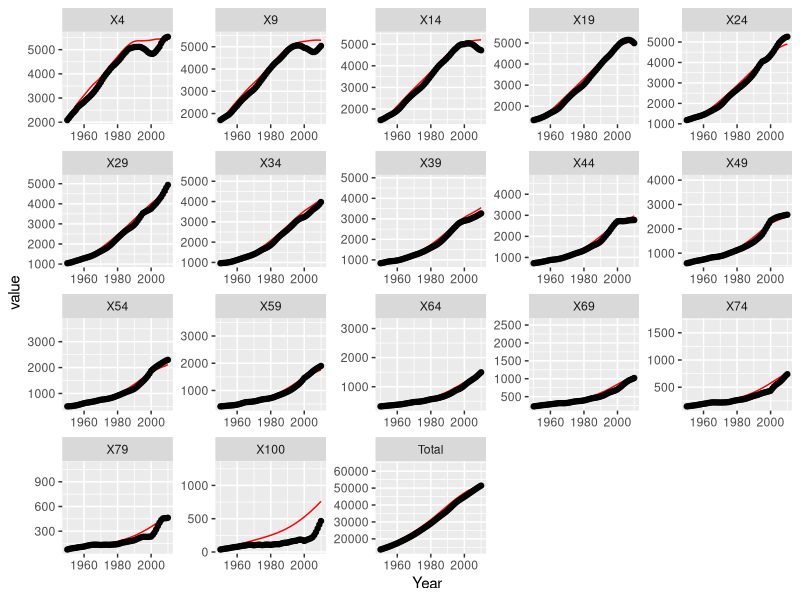

Reproduce this figure in R.
## Code to test approach for age structured model - currently limited to trying to get the demography to work

## Based on http://kinglab.eeb.lsa.umich.edu/EEID/eeid/2011_eco/waifw.pdf

## Set working directory
setwd("C:/Users/TOM SUMMER/Documents/TIME_research/TeaTime")

## Load packages
library(deSolve)
library(reshape2)
library(ggplot2)

# Set up age structure
ages <- c(4,9,14,19,24,29,34,39,44,49,54,59,64,69,74,79,100) # upper end of age classes
num_ages <- length(ages) # calculates the number of age classes
da <- diff(c(0,ages)) # calculates the widths of age classes
da [1] <- da[1]+1 # add one year to first age group as start of group is birth (i.e. 0) not 1

## Initial conditions - 1950 population
UN_pop_age <- as.data.frame(read.table("SA_pop_age.txt",header=TRUE)) # Load UN Population data
temp <- c()
for (i in 1:num_ages){temp[i]<-UN_pop_age[1,i+1]}
yinit <- c(S=c(temp))
sindex <- 1:num_ages

## Fertility
# Uses crude birth rate (per 1000 population) from UN pop for South Africa which has values for 5 year periods
# Puts these values at midpoint of period and interpolates between 
# 2010-2015 (2012.5) value based on medium fertility projection
birth_rate <- approxfun(x=c(1952.5,1957.5,1962.5,1967.5,1972.7,1977.5,1982.5,1987.5,1992.5,1997.5,2002.5,2007.5,2012.5),
                        y=c(44,42,41,38,38,36,34,31,27,25,24,22,21),rule=2)

## Survival
Survive_age <- as.data.frame(read.table("SA_survival_age.txt",header=TRUE)) # Load survival proportions calculated from life tables
# Proportion surviving from age 0 to 1 - used to determine entry to first age group
s_birth <- approxfun(x=Survive_age$Year,y=Survive_age$X1,rule=2)
# and to other ages
s5 <- approxfun(x=Survive_age$Year,y=Survive_age$X5,rule=2)
s10 <- approxfun(x=Survive_age$Year,y=Survive_age$X10,rule=2)
s15 <- approxfun(x=Survive_age$Year,y=Survive_age$X15,rule=2)
s20 <- approxfun(x=Survive_age$Year,y=Survive_age$X20,rule=2)
s25 <- approxfun(x=Survive_age$Year,y=Survive_age$X25,rule=2)
s30 <- approxfun(x=Survive_age$Year,y=Survive_age$X30,rule=2)
s35 <- approxfun(x=Survive_age$Year,y=Survive_age$X35,rule=2)
s40 <- approxfun(x=Survive_age$Year,y=Survive_age$X40,rule=2)
s45 <- approxfun(x=Survive_age$Year,y=Survive_age$X45,rule=2)
s50 <- approxfun(x=Survive_age$Year,y=Survive_age$X50,rule=2)
s55 <- approxfun(x=Survive_age$Year,y=Survive_age$X55,rule=2)
s60 <- approxfun(x=Survive_age$Year,y=Survive_age$X60,rule=2)
s65 <- approxfun(x=Survive_age$Year,y=Survive_age$X65,rule=2)
s70 <- approxfun(x=Survive_age$Year,y=Survive_age$X70,rule=2)
s75 <- approxfun(x=Survive_age$Year,y=Survive_age$X75,rule=2)
s80 <- approxfun(x=Survive_age$Year,y=Survive_age$X80,rule=2)

## To model the aging process, define a matrix to hold the rates of movement between age classes.
aging <- diag(-1/da) # This is aging out of class
aging[row(aging)-col(aging)==1] <- 1/head(da,-1) # This is movement into next class assuming 100% survival

## Now we can put the pieces together to write a simulator for the demogrpahics
ja.multistage.model <- function (t, x, ...) {

  s <- x[sindex] # susceptibles

  # create a vector of survial at time t
  surv <- c(s5(t),s10(t),s15(t),s20(t),s25(t),s30(t),s35(t),s40(t),s45(t),s50(t),s55(t),s60(t),s65(t),s70(t),s75(t),s80(t))
  aging_temp <- aging
  aging_temp[row(aging_temp)-col(aging_temp)==1] <- surv*1/head(da,-1)
  
  dsdt <- aging_temp%*%s
  
  Total <- sum(s)
  
  Births <- s_birth(t)*birth_rate(t)*Total/1000
  
  dsdt[1] <- dsdt[1]+s_birth(t)*birth_rate(t)*Total/1000
  
  list(c(dsdt),Total=Total,Births=Births)

}

# And run it
system.time(sol <- ode(y=yinit,times=seq(1950,2010,by=1),func=ja.multistage.model))

## Plot populations in each age group over time

# add total to data and convert to long format
UN_pop_age_t <- cbind(UN_pop_age,rowSums(UN_pop_age[,2:18]))
colnames(UN_pop_age_t) <- c(colnames(UN_pop_age),"Total")
temp_data <- melt(UN_pop_age_t,id="Year")

# then turn the model output into long format
temp_model <- as.data.frame(sol[,1:19])
colnames(temp_model) <- colnames(UN_pop_age_t)
temp_model <- melt(temp_model,id="Year")

# and plot
plot_temp <- ggplot(temp_model,aes(x=Year,y=value))+
                    geom_line(colour="red")+
                    geom_point(data=temp_data,aes(x=Year,y=value))+
                    facet_wrap(~variable,scales="free")+
                    xlim(c(1950,2010))
